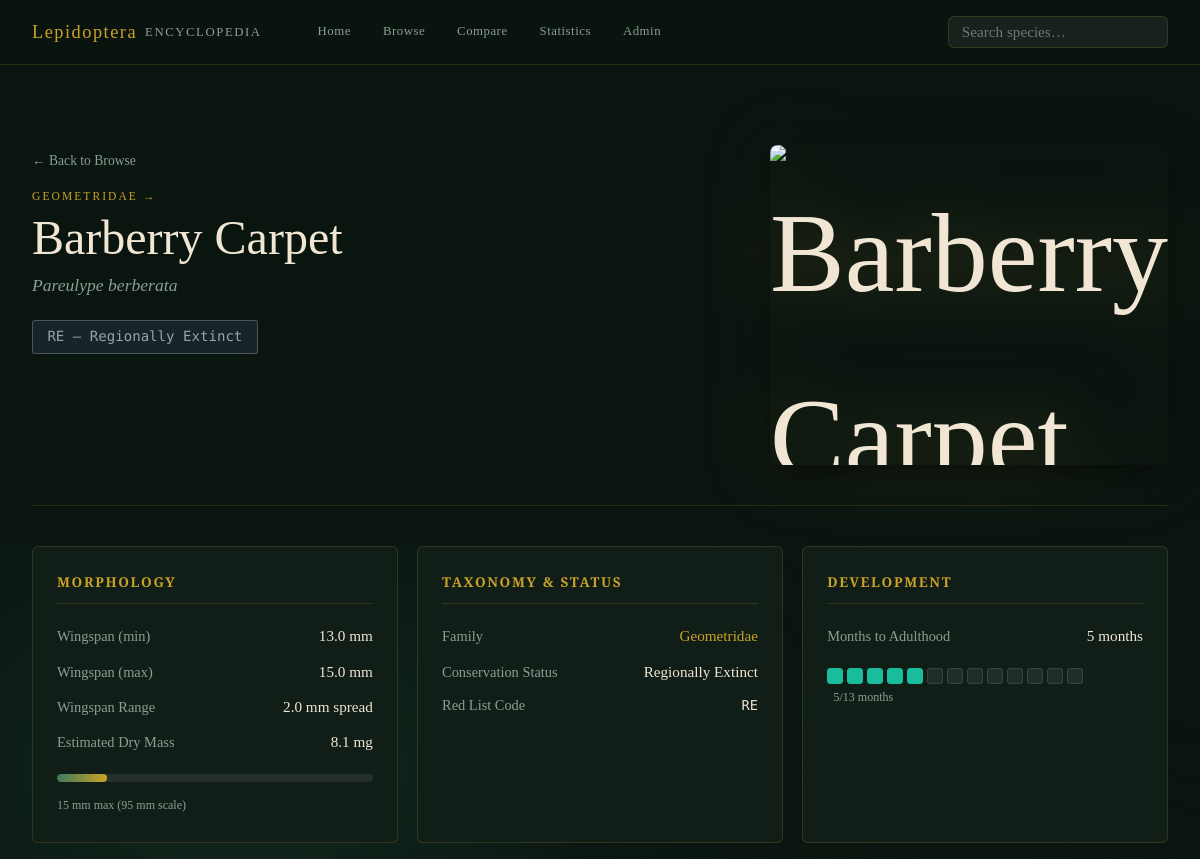
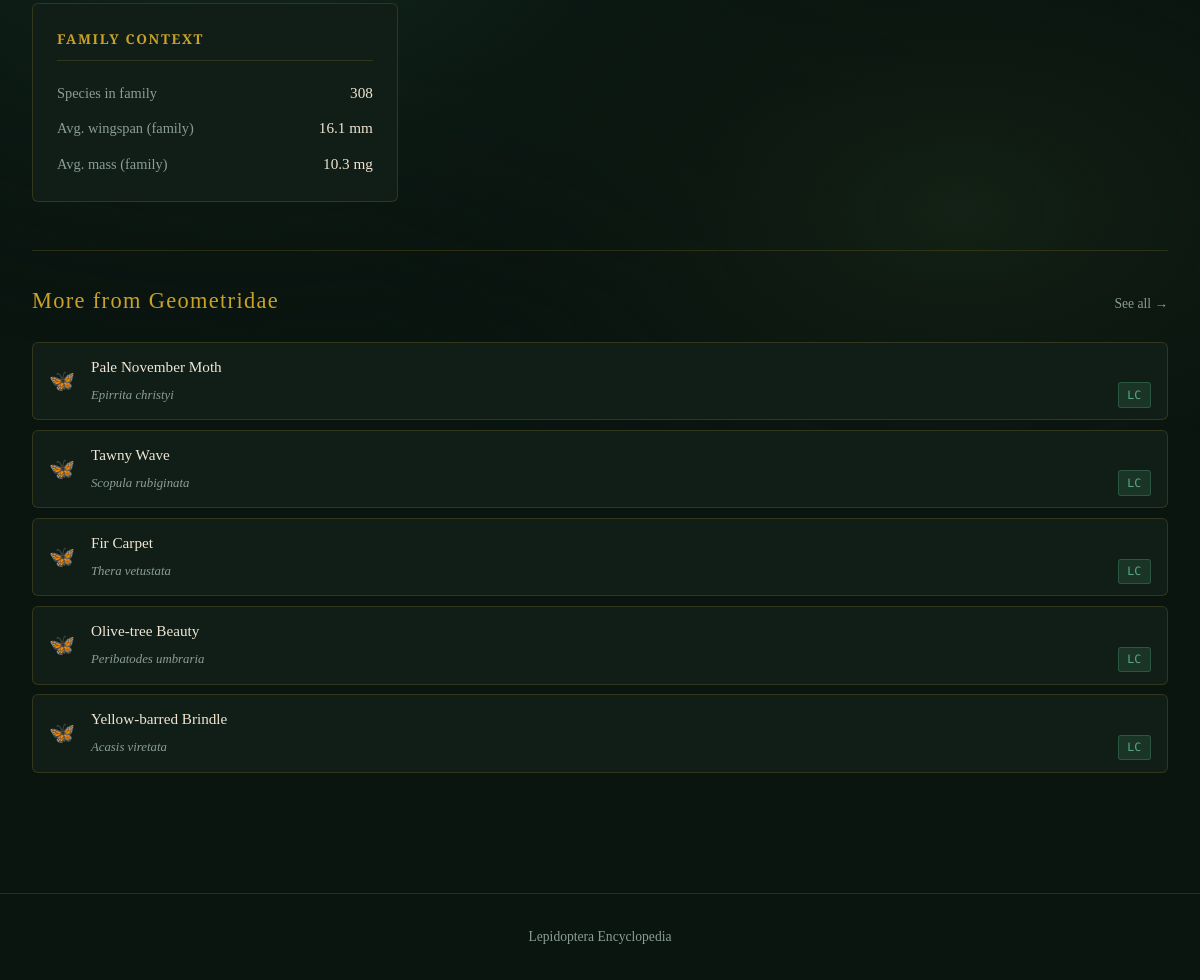
The app's page /species/281 with its own data (2 pictures, top to bottom).
### tables this page shows
CREATE TABLE families (
            id          INTEGER PRIMARY KEY AUTOINCREMENT,
            name        TEXT    NOT NULL UNIQUE
        );

CREATE TABLE species (
            id                  INTEGER PRIMARY KEY AUTOINCREMENT,
            scientific_name     TEXT    NOT NULL UNIQUE,
            common_name         TEXT,
            family_id           INTEGER NOT NULL REFERENCES families(id),
            status_code         TEXT    NOT NULL REFERENCES conservation_status(code),
            span_min_mm         REAL,
            span_max_mm         REAL,
            dry_mass_mg         REAL,
            months_to_adult     INTEGER
        , wiki_image_url TEXT);

CREATE TABLE conservation_status (
            code        TEXT    PRIMARY KEY,
            description TEXT    NOT NULL,
            severity    INTEGER NOT NULL   -- 1=least concern … 9=extinct
        );

### app.py (the view)
@app.route("/species/<int:sid>")
def detail(sid):
    db = get_db()
    sp = db.execute("""
        SELECT s.*, f.name AS family, cs.description AS status_desc
        FROM   species s
        JOIN   families f  ON f.id = s.family_id
        JOIN   conservation_status cs ON cs.code = s.status_code
        WHERE  s.id = ?
    """, (sid,)).fetchone()
    if sp is None:
        abort(404)
    siblings = db.execute("""
        SELECT s.id, s.scientific_name, s.common_name, s.status_code
        FROM   species s JOIN families f ON f.id = s.family_id
        WHERE  f.name = ? AND s.id != ?
        ORDER  BY RANDOM() LIMIT 5
    """, (sp["family"], sid)).fetchall()
    fam_stats = db.execute("""
        SELECT COUNT(*) as cnt,
               AVG(span_max_mm) as avg_span, AVG(dry_mass_mg) as avg_mass
        FROM   species s JOIN families f ON f.id = s.family_id
        WHERE  f.name = ?
    """, (sp["family"],)).fetchone()
    return render_template("detail.html", sp=sp, siblings=siblings, fam_stats=fam_stats)

### app.py (called while the page is built)
def get_db():
    if "db" not in g:
        g.db = sqlite3.connect(DB_PATH)
        g.db.row_factory = sqlite3.Row
        g.db.execute("PRAGMA foreign_keys = ON")
    return g.db

### templates/detail.html (shortened to what this page needs)
{% extends "base.html" %}
{% block content %}
<div class="detail-hero stable-hero" style="display: flex; justify-content: space-between; align-items: flex-start;">
  <div class="detail-hero-left">
    <a href="/browse" class="back-link">← Back to Browse</a>
    <p class="detail-family"><a href="/family/{{ sp.family }}" class="fam-page-link">{{ sp.family }} →</a></p>
    <div class="hero-names">
      <h1 class="detail-title">{{ sp.common_name or sp.scientific_name }}</h1>
      <p class="detail-sci"><em>{{ sp.scientific_name }}</em></p>
      <span class="status-badge status-{{ sp.status_code | replace(' ', '-') | replace('(', '') | replace(')', '') }} badge-lg">
        {{ sp.status_code }} — {{ sp.status_desc }}
      </span>
    </div>
  </div>
  <div class="detail-hero-right" aria-hidden="true" style="margin-left: auto;">
    <div class="detail-butterfly-display" id="heroImgWrap">
    </div>
  </div>
</div>
<div class="detail-grid">
  <div class="detail-panel">
    <h2 class="panel-title">Morphology</h2>
    <div class="data-rows">
      <div class="data-row">
        <span class="data-label">Wingspan (min)</span>
        <span class="data-value">
          {% if sp.span_min_mm %}{{ sp.span_min_mm|round(1) }} mm{% else %}<em>N/A</em>{% endif %}
        </span>
      </div>
      <div class="data-row">
        <span class="data-label">Wingspan (max)</span>
        <span class="data-value">
          {% if sp.span_max_mm %}{{ sp.span_max_mm|round(1) }} mm{% else %}<em>N/A</em>{% endif %}
        </span>
      </div>
      {% if sp.span_min_mm and sp.span_max_mm %}
      <div class="data-row">
        <span class="data-label">Wingspan Range</span>
        <span class="data-value">{{ (sp.span_max_mm - sp.span_min_mm)|round(1) }} mm spread</span>
      </div>
      {% endif %}
      <div class="data-row">
        <span class="data-label">Estimated Dry Mass</span>
        <span class="data-value">
          {% if sp.dry_mass_mg %}{{ sp.dry_mass_mg|round(2) }} mg{% else %}<em>N/A</em>{% endif %}
        </span>
      </div>
    </div>
    {% if sp.span_min_mm and sp.span_max_mm %}
    <div class="wingspan-vis">
      <div class="span-bar-wrap">
        <div class="span-bar" style="width: {{ ((sp.span_max_mm / 95) * 100)|round(1) }}%"></div>
      </div>
      <span class="span-bar-label">{{ sp.span_max_mm|round(0)|int }} mm max (95 mm scale)</span>
    </div>
    {% endif %}
  </div>
  <div class="detail-panel">
    <h2 class="panel-title">Taxonomy &amp; Status</h2>
    <div class="data-rows">
      <div class="data-row">
        <span class="data-label">Family</span>
        <span class="data-value">
          <a href="/browse?family={{ sp.family }}" class="inline-link">{{ sp.family }}</a>
        </span>
      </div>
      <div class="data-row">
        <span class="data-label">Conservation Status</span>
        <span class="data-value">{{ sp.status_desc }}</span>
      </div>
      <div class="data-row">
        <span class="data-label">Red List Code</span>
        <span class="data-value mono">{{ sp.status_code }}</span>
      </div>
    </div>
  </div>
  <div class="detail-panel">
    <h2 class="panel-title">Development</h2>
    <div class="data-rows">
      <div class="data-row">
        <span class="data-label">Months to Adulthood</span>
        <span class="data-value">
          {% if sp.months_to_adult %}{{ sp.months_to_adult }} month{{ 's' if sp.months_to_adult != 1 }}{% else %}<em>N/A</em>{% endif %}
        </span>
      </div>
    </div>
    {% if sp.months_to_adult %}
    <div class="dev-timeline">
      {% for i in range(1, 14) %}
      <div class="dev-month {% if i <= sp.months_to_adult %}filled{% endif %}" title="Month {{ i }}"></div>
      {% endfor %}
      <span class="dev-label">{{ sp.months_to_adult }}/13 months</span>
    </div>
    {% endif %}
  </div>
  <div class="detail-panel">
    <h2 class="panel-title">Family Context</h2>
    <div class="data-rows">
      <div class="data-row">
        <span class="data-label">Species in family</span>
        <span class="data-value">{{ fam_stats.cnt }}</span>
      </div>
      <div class="data-row">
        <span class="data-label">Avg. wingspan (family)</span>
        <span class="data-value">
          {% if fam_stats.avg_span %}{{ fam_stats.avg_span|round(1) }} mm{% else %}<em>N/A</em>{% endif %}
        </span>
      </div>
      <div class="data-row">
        <span class="data-label">Avg. mass (family)</span>
        <span class="data-value">
          {% if fam_stats.avg_mass %}{{ fam_stats.avg_mass|round(1) }} mg{% else %}<em>N/A</em>{% endif %}
        </span>
      </div>
    </div>
  </div>
</div>
{% if siblings %}
<section class="section siblings-section">
  <div class="section-header">
    <h2 class="section-title">More from {{ sp.family }}</h2>
    <a href="/browse?family={{ sp.family }}" class="see-all">See all →</a>
  </div>
  <div class="sibling-list">
    {% for s in siblings %}
    <a href="/species/{{ s.id }}" class="sibling-card">
      <span class="sib-icon">🦋</span>
      <div class="sib-info">
        <span class="sib-common">{{ s.common_name or '—' }}</span>
        <span class="sib-sci"><em>{{ s.scientific_name }}</em></span>
      </div>
      <span class="status-badge status-{{ s.status_code | replace(' ', '-') | replace('(', '') | replace(')', '') }}">{{ s.status_code }}</span>
    </a>
    {% endfor %}
  </div>
</section>
{% endif %}
{% endblock %}

### records on screen
families: family "GEOMETRIDAE", family "Geometridae"
species: common_name "Barberry Carpet", scientific_name "Pareulype berberata", status_code "RE", span_min_mm "13.0", span_max_mm "15.0", (sp.span_max_mm-sp.span_min_mm)|round(1) "2.0", dry_mass_mg "8.1", span_max_mm "15", months_to_adult "5", months_to_adult "s"
conservation_status: status_desc "Regionally Extinct"
species: common_name "Pale November Moth", scientific_name "Epirrita christyi", status_code "LC"
species: common_name "Tawny Wave", scientific_name "Scopula rubiginata", status_code "LC"
species: common_name "Fir Carpet", scientific_name "Thera vetustata", status_code "LC"
species: common_name "Olive-tree Beauty", scientific_name "Peribatodes umbraria", status_code "LC"
species: common_name "Yellow-barred Brindle", scientific_name "Acasis viretata", status_code "LC"

### other values on screen
{{ fam_stats.cnt }} "308"
{{ fam_stats.avg_span|round(1) }} "16.1"
{{ fam_stats.avg_mass|round(1) }} "10.3"
